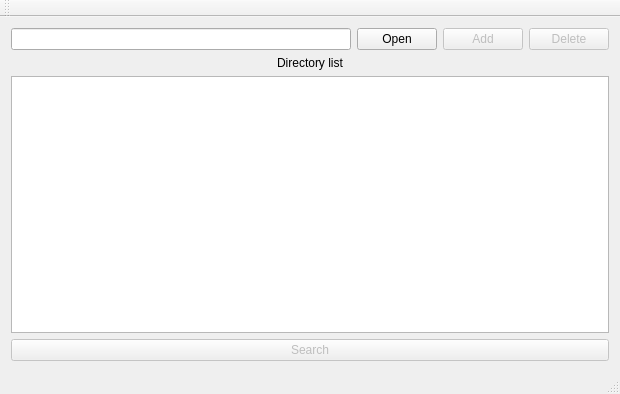
<?xml version="1.0" encoding="UTF-8"?>
<ui version="4.0">
 <class>MainWindow</class>
 <widget class="QMainWindow" name="MainWindow">
  <property name="geometry">
   <rect>
    <x>0</x>
    <y>0</y>
    <width>620</width>
    <height>394</height>
   </rect>
  </property>
  <property name="windowTitle">
   <string>MainWindow</string>
  </property>
  <widget class="QWidget" name="centralWidget">
   <layout class="QVBoxLayout" name="verticalLayout">
    <item>
     <layout class="QHBoxLayout" name="horizontalLayout">
      <item>
       <widget class="QLineEdit" name="folderInput"/>
      </item>
      <item>
       <widget class="QPushButton" name="openFolderBtn">
        <property name="sizePolicy">
         <sizepolicy hsizetype="Fixed" vsizetype="Fixed">
          <horstretch>0</horstretch>
          <verstretch>0</verstretch>
         </sizepolicy>
        </property>
        <property name="text">
         <string>Open</string>
        </property>
       </widget>
      </item>
      <item>
       <widget class="QPushButton" name="addFolderBtn">
        <property name="enabled">
         <bool>false</bool>
        </property>
        <property name="sizePolicy">
         <sizepolicy hsizetype="Fixed" vsizetype="Fixed">
          <horstretch>0</horstretch>
          <verstretch>0</verstretch>
         </sizepolicy>
        </property>
        <property name="text">
         <string>Add</string>
        </property>
       </widget>
      </item>
      <item>
       <widget class="QPushButton" name="deleteFolderBtn">
        <property name="enabled">
         <bool>false</bool>
        </property>
        <property name="text">
         <string>Delete</string>
        </property>
       </widget>
      </item>
     </layout>
    </item>
    <item>
     <widget class="QLabel" name="directoryListLabel">
      <property name="text">
       <string>Directory list</string>
      </property>
      <property name="alignment">
       <set>Qt::AlignCenter</set>
      </property>
     </widget>
    </item>
    <item>
     <widget class="QListWidget" name="directoryList"/>
    </item>
    <item>
     <widget class="QPushButton" name="searchButton">
      <property name="enabled">
       <bool>false</bool>
      </property>
      <property name="text">
       <string>Search</string>
      </property>
     </widget>
    </item>
   </layout>
  </widget>
  <widget class="QMenuBar" name="menuBar">
   <property name="geometry">
    <rect>
     <x>0</x>
     <y>0</y>
     <width>620</width>
     <height>21</height>
    </rect>
   </property>
  </widget>
  <widget class="QToolBar" name="mainToolBar">
   <attribute name="toolBarArea">
    <enum>TopToolBarArea</enum>
   </attribute>
   <attribute name="toolBarBreak">
    <bool>false</bool>
   </attribute>
  </widget>
  <widget class="QStatusBar" name="statusBar"/>
 </widget>
 <layoutdefault spacing="6" margin="11"/>
 <resources/>
 <connections/>
</ui>
